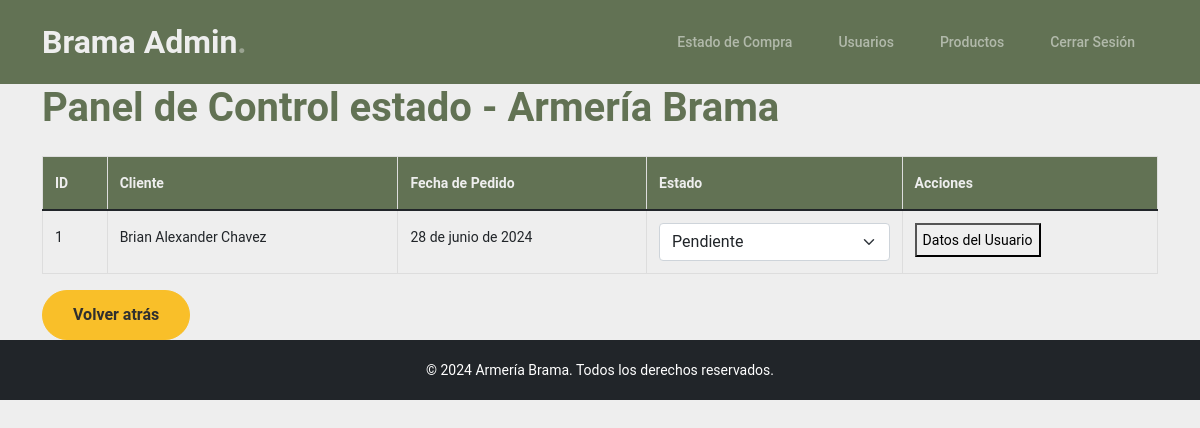
/panelcontrolestadocompra/, run on an earlier commit of the app's database.
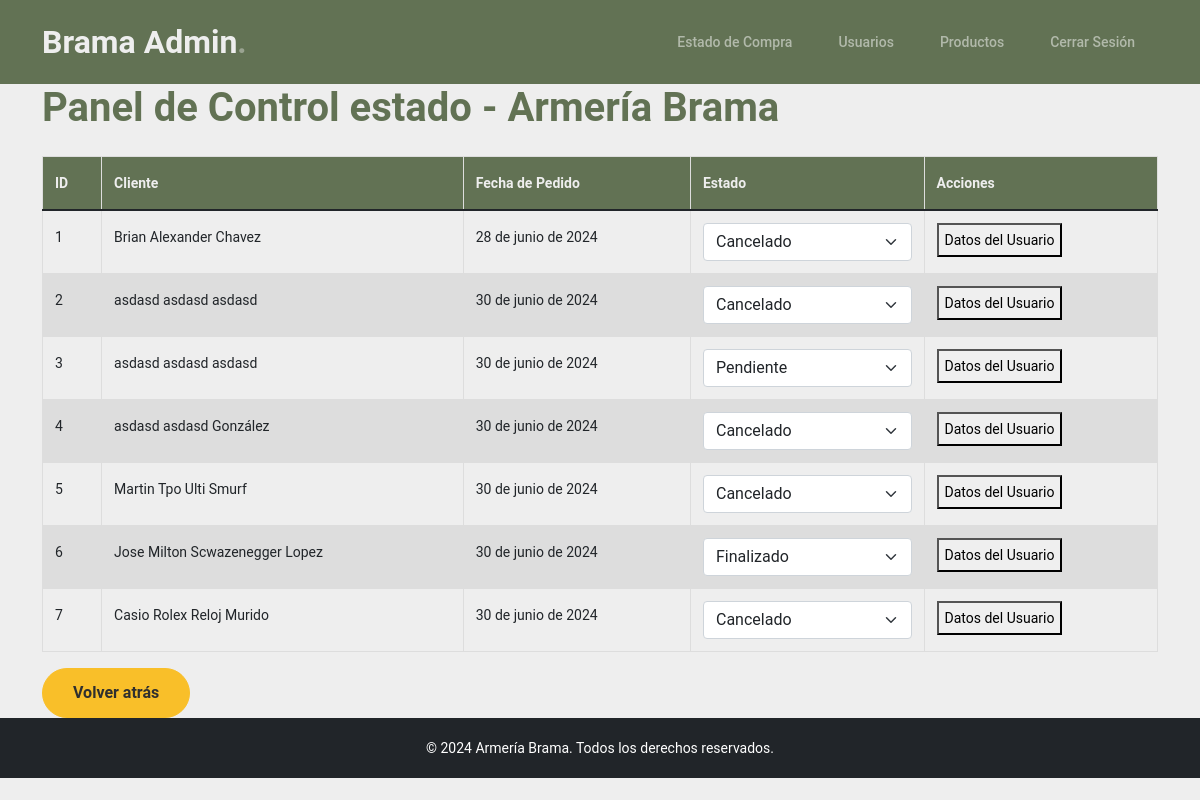
And on a later commit of the database.
### aplicacion/models.py (models this page shows, shortened)
class Pedido(models.Model):
    usuario = models.ForeignKey(Usuario, on_delete=models.PROTECT)
    id = models.AutoField(primary_key=True)
    nombre_cliente = models.CharField(max_length=100)
    direccion = models.CharField(max_length=200)
    correo = models.EmailField()
    celular = models.CharField(max_length=20)
    region = models.CharField(max_length=25, choices=REGIONES, default='CONCEPCION')
    fecha_pedido = models.DateField(auto_now_add=True)
    boleta = models.CharField(max_length=15, choices=[
        ('sin_boleta', 'Sin boleta'),
        ('con_boleta', 'Con boleta'),
    ])
    estado = models.CharField(max_length=20, choices=[
        ('cancelado', 'Cancelado'),
        ('en_proceso', 'En Proceso'),
        ('finalizado', 'Finalizado'),
    ], default='en_proceso')
    adicional = models.TextField(blank=True, null=True)  # Añadimos el campo adicional

### aplicacion/views.py (the view)
# urls.py: path('panelcontrolestadocompra/', panelcontrolestadocompra, name='panelcontrolestadocompra'),
def panelcontrolestadocompra (request):
    pedidos=Pedido.objects.all()
    datos={
        "pedidos":pedidos
    }
    return render(request, "aplicacion/panelcontrolestadocompra.html", datos)

### aplicacion/templates/aplicacion/panelcontrolestadocompra.html (shortened to what this page needs)
<!DOCTYPE html>
<html lang="es">
<head>
    <link rel="shortcut icon" href="{% load static %}{% static 'logo.png' %}">
    <link href="{% static 'aplicacion/css/bootstrap.min.css' %}" rel="stylesheet">
    <link rel="stylesheet" href="https://cdnjs.cloudflare.com/ajax/libs/font-awesome/6.0.0-beta3/css/all.min.css">
    <link href="{% static 'aplicacion/css/tiny-slider.css' %}" rel="stylesheet">
    <link href="{% static 'aplicacion/css/style.css' %}" rel="stylesheet">
</head>
<body>
    <nav class="custom-navbar navbar navbar-expand-md navbar-dark bg-dark" aria-label="Furni navigation bar">
        <div class="container">
            <a class="navbar-brand" href="{% url 'panelcontrol' %}">Brama Admin<span>.</span></a>
            <div class="collapse navbar-collapse" id="navbarsFurni">
                <ul class="custom-navbar-nav navbar-nav ms-auto mb-2 mb-md-0">
                    <li class="nav-item">
                        <a class="nav-link" href="{% url 'panelcontrolestadocompra' %}">Estado de Compra</a>
                    </li>
                    <li class="nav-item">
                        <a class="nav-link" href="{% url 'personas' %}">Usuarios</a>
                    </li>
                    <li class="nav-item">
                        <a class="nav-link" href="{% url 'productos' %}">Productos</a>
                    </li>
                    <li class="nav-item">
                        <a class="nav-link" href="{% url 'panelcerrarsesion' %}">Cerrar Sesión</a>
                    </li>
                </ul>
            </div>
        </div>
    </nav>
    <div class="container">
        <header class="header">
            <h1>Panel de Control estado - Armería Brama</h1>
        </header>
        <section class="mt-4">
            <div class="table-responsive">
                <table class="table table-hover">
                    <thead>
                        <tr>
                            <th>ID</th>
                            <th>Cliente</th>
                            <th>Fecha de Pedido</th>
                            <th>Estado</th>
                            <th>Acciones</th>
                        </tr>
                    </thead>
                    <tbody>
                        {% for p in pedidos %}
                        <tr>
                            <td>{{ p.id }}</td>
                            <td>{{ p.nombre_cliente }}</td>
                            <td>{{ p.fecha_pedido }}</td>
                            <td>
                                <select class="form-select" name="estado" onchange="actualizarEstado(this, {{ p.id }})">
                                    <option value="cancelado" {% if p.estado == 'cancelado' %}selected{% endif %}>Cancelado</option>
                                    <option value="pendiente" {% if p.estado == 'pendiente' %}selected{% endif %}>Pendiente</option>
                                    <option value="finalizado" {% if p.estado == 'finalizado' %}selected{% endif %}>Finalizado</option>
                                </select>
                            </td>
                            <td>
                                <button class="btn-detalle" id="myBtn{{ p.id }}">Datos del Usuario</button>
                            </td>
                        </tr>
                        {% endfor %}
                    </tbody>
                </table>
            </div>
            <div class="back-button">
                <a href="{% url 'panelcontrol' %}" class="btn btn-secondary">Volver atrás</a>
            </div>
        </section>
    </div>
    <footer class="footer text-center py-3 bg-dark text-white">
        © 2024 Armería Brama. Todos los derechos reservados.
    </footer>
    </body>
    </html>

What changed in the data, as far as the page shows it:
changed Pedido "Brian Alexander Chavez": estado "Pendiente" → "Cancelado"
added Pedido: id "2", nombre_cliente "asdasd asdasd asdasd", fecha_pedido "30 de junio de 2024", estado "Cancelado"
added Pedido: id "3", nombre_cliente "asdasd asdasd asdasd", fecha_pedido "30 de junio de 2024", estado "Pendiente"
added Pedido: id "4", nombre_cliente "asdasd asdasd González", fecha_pedido "30 de junio de 2024", estado "Cancelado"
added Pedido: id "5", nombre_cliente "Martin Tpo Ulti Smurf", fecha_pedido "30 de junio de 2024", estado "Cancelado"
added Pedido: id "6", nombre_cliente "Jose Milton Scwazenegger Lopez", fecha_pedido "30 de junio de 2024", estado "Finalizado"
added Pedido: id "7", nombre_cliente "Casio Rolex Reloj Murido", fecha_pedido "30 de junio de 2024", estado "Cancelado"
